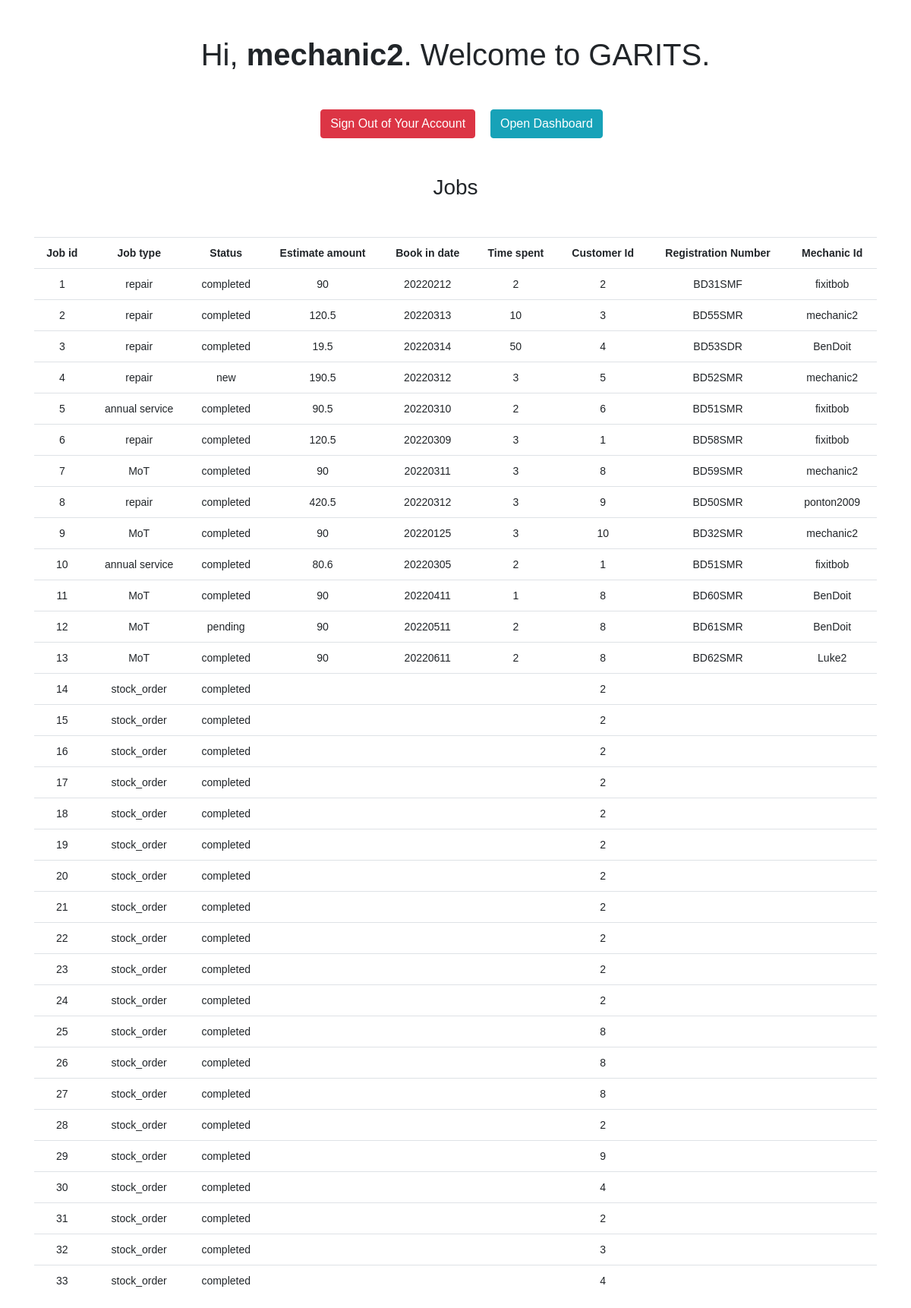
The page /job/viewJobs.php (signed in) on the database its author committed.
### tables this page shows
CREATE TABLE `Job` (
  `job_id` int(10) NOT NULL AUTO_INCREMENT,
  `job_type` enum('MoT','annual service','repair','stock_order') NOT NULL,
  `status` enum('new','pending','progress','completed') NOT NULL DEFAULT 'new',
  `estimate_amount` double DEFAULT NULL,
  `book_in_date` varchar(10) DEFAULT NULL,
  `time_spent` double DEFAULT NULL,
  `customer_id` int(10) DEFAULT NULL,
  `registration_number` varchar(10) DEFAULT NULL,
  `username` varchar(20) DEFAULT NULL,
  PRIMARY KEY (`job_id`),
  KEY `username` (`username`),
  KEY `customer_id` (`customer_id`),
  KEY `registration_number` (`registration_number`),
  CONSTRAINT `job_ibfk_1` FOREIGN KEY (`username`) REFERENCES `Mechanic` (`username`) ON DELETE SET NULL ON UPDATE CASCADE,
  CONSTRAINT `job_ibfk_2` FOREIGN KEY (`customer_id`) REFERENCES `Customer` (`customer_id`) ON DELETE SET NULL ON UPDATE CASCADE,
  CONSTRAINT `job_ibfk_3` FOREIGN KEY (`registration_number`) REFERENCES `Vehicle` (`registration_number`) ON DELETE SET NULL ON UPDATE CASCADE
);

### job/viewJobs.php (the view, shortened to what this page needs)
<?php
require_once "../config.php";
$role = $_SESSION['role'];
?>
<!DOCTYPE html>
<html lang="en">
<head>
    <link rel="stylesheet" href="https://cdn.jsdelivr.net/npm/bootstrap@4.6.1/dist/css/bootstrap.min.css">
</head>
<body>
    <h1 class="my-5">Hi, <b><?php echo htmlspecialchars($_SESSION["username"]); ?></b>. Welcome to GARITS.</h1>
    <p>
        <a href="../logout.php" class="btn btn-danger ml-3">Sign Out of Your Account</a>
        <a href="../<?php echo $role ?>.php" class="btn btn-info ml-3">Open Dashboard</a>
        <?php
            $query = "SELECT job_id,job_type,status,estimate_amount,book_in_date, time_spent, customer_id, registration_number, username FROM Job ORDER BY job_id ASC";
            $result = mysqli_query($conn, $query);
        echo "<h3 class='my-5'>Jobs</h1>";
        echo "<div class='container'>";
        echo "<div class='row-fluid'>";
            echo "<div class='col-xs-12'>";
            echo "<div class='table-responsive'>";
                echo "<table class='table table-hover table-inverse'>";
                echo "<tr>";
                echo "<th>Job id</th>";
                echo "<th>Job type</th>";
                echo "<th>Status</th>";
                echo "<th>Estimate amount</th>";
                echo "<th>Book in date</th>";
                echo "<th>Time spent</th>";
                echo "<th>Customer Id</th>";
                echo "<th>Registration Number</th>";
                echo "<th>Mechanic Id</th>";
                echo "</tr>";
                if ($result->num_rows > 0) {
                    while($row = $result->fetch_assoc()) {
                        echo"<form action = '' method='POST'>";
                        echo "<tr>";
                        echo "<td>" . $row["job_id"] . "</td>";
                        echo "<td>" . $row["job_type"] . "</td>";
                        echo "<td>" . $row["status"] . "</td>";
                        echo "<td>" . $row["estimate_amount"] . "</td>";
                        echo "<td>" . $row['book_in_date'] . "</td>";
                        echo "<td>" . $row['time_spent'] . "</td>";
                        echo "<td>" . $row['customer_id'] . "</td>";
                        echo "<td>" . $row['registration_number'] . "</td>";
                        echo "<td>" . $row['username'] . "</td>";
                        echo "</tr>";
                        echo"</form>";
                    }
                } else {
                    echo "0 results";
                }
                echo "</table>";
            echo "</div>";
            echo "</div>";

### job/viewJobs.php (style rules this page uses)
body { font: 14px sans-serif; text-align: center; }

### rows shown on the page
job: job_id "1", job_type "repair", status "completed", estimate_amount "90", book_in_date "20220212", time_spent "2", customer "2", registration_number "BD31SMF", username "fixitbob"
job: job_id "2", job_type "repair", status "completed", estimate_amount "120.5", book_in_date "20220313", time_spent "10", customer "3", registration_number "BD55SMR", username "mechanic2"
job: job_id "3", job_type "repair", status "completed", estimate_amount "19.5", book_in_date "20220314", time_spent "50", customer "4", registration_number "BD53SDR", username "BenDoit"
job: job_id "4", job_type "repair", status "new", estimate_amount "190.5", book_in_date "20220312", time_spent "3", customer "5", registration_number "BD52SMR", username "mechanic2"
job: job_id "5", job_type "annual service", status "completed", estimate_amount "90.5", book_in_date "20220310", time_spent "2", customer "6", registration_number "BD51SMR", username "fixitbob"
job: job_id "6", job_type "repair", status "completed", estimate_amount "120.5", book_in_date "20220309", time_spent "3", customer "1", registration_number "BD58SMR", username "fixitbob"
job: job_id "7", job_type "MoT", status "completed", estimate_amount "90", book_in_date "20220311", time_spent "3", customer "8", registration_number "BD59SMR", username "mechanic2"
job: job_id "8", job_type "repair", status "completed", estimate_amount "420.5", book_in_date "20220312", time_spent "3", customer "9", registration_number "BD50SMR", username "ponton2009"
job: job_id "9", job_type "MoT", status "completed", estimate_amount "90", book_in_date "20220125", time_spent "3", customer "10", registration_number "BD32SMR", username "mechanic2"
job: job_id "10", job_type "annual service", status "completed", estimate_amount "80.6", book_in_date "20220305", time_spent "2", customer "1", registration_number "BD51SMR", username "fixitbob"
job: job_id "11", job_type "MoT", status "completed", estimate_amount "90", book_in_date "20220411", time_spent "1", customer "8", registration_number "BD60SMR", username "BenDoit"
job: job_id "12", job_type "MoT", status "pending", estimate_amount "90", book_in_date "20220511", time_spent "2", customer "8", registration_number "BD61SMR", username "BenDoit"
job: job_id "13", job_type "MoT", status "completed", estimate_amount "90", book_in_date "20220611", time_spent "2", customer "8", registration_number "BD62SMR", username "Luke2"
job: job_id "14", job_type "stock_order", status "completed", customer "2"
job: job_id "15", job_type "stock_order", status "completed", customer "2"
job: job_id "16", job_type "stock_order", status "completed", customer "2"
job: job_id "17", job_type "stock_order", status "completed", customer "2"
job: job_id "18", job_type "stock_order", status "completed", customer "2"
job: job_id "19", job_type "stock_order", status "completed", customer "2"
job: job_id "20", job_type "stock_order", status "completed", customer "2"
job: job_id "21", job_type "stock_order", status "completed", customer "2"
job: job_id "22", job_type "stock_order", status "completed", customer "2"
job: job_id "23", job_type "stock_order", status "completed", customer "2"
job: job_id "24", job_type "stock_order", status "completed", customer "2"
job: job_id "25", job_type "stock_order", status "completed", customer "8"
job: job_id "26", job_type "stock_order", status "completed", customer "8"
job: job_id "27", job_type "stock_order", status "completed", customer "8"
job: job_id "28", job_type "stock_order", status "completed", customer "2"
job: job_id "29", job_type "stock_order", status "completed", customer "9"
job: job_id "30", job_type "stock_order", status "completed", customer "4"
job: job_id "31", job_type "stock_order", status "completed", customer "2"
job: job_id "32", job_type "stock_order", status "completed", customer "3"
job: job_id "33", job_type "stock_order", status "completed", customer "4"

### other values the page prints
$_SESSION["username"] "mechanic2"
